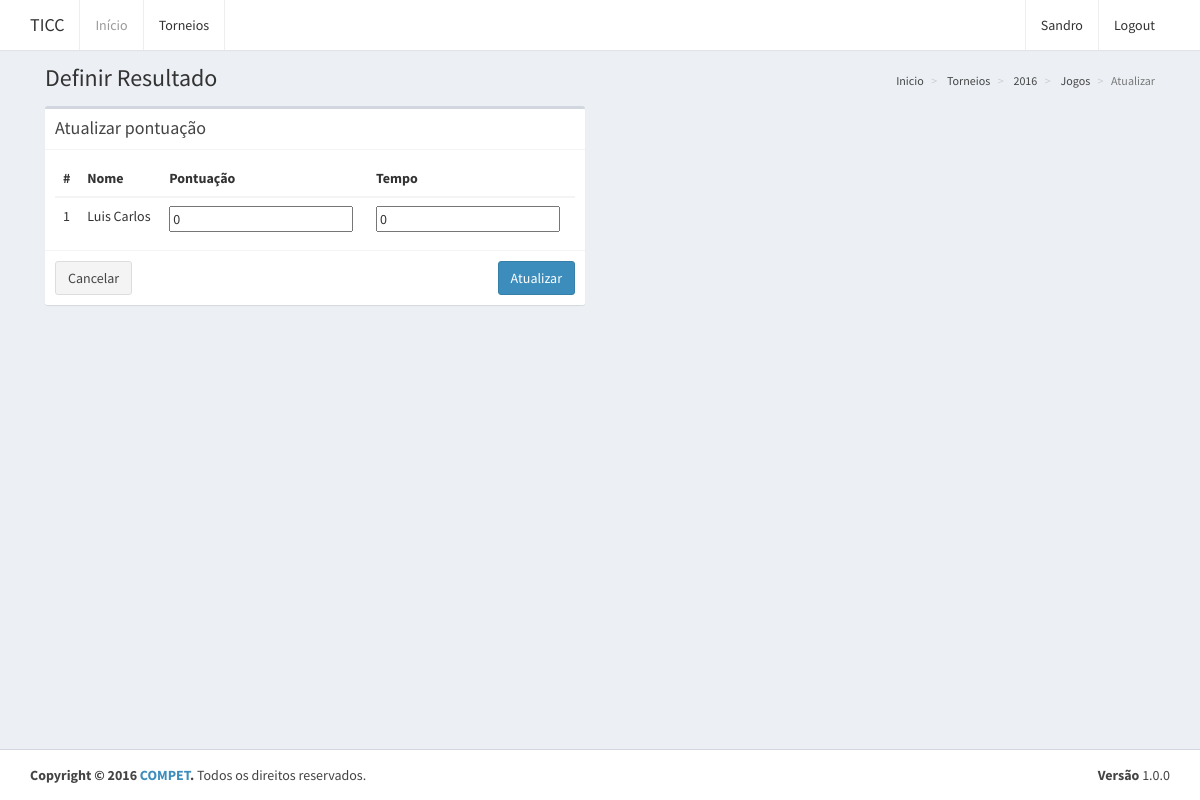
The page /pontuacao/1 (signed in) on the database its author committed.
### website/models.py (models this page shows, shortened)
class Torneio(models.Model):
	sede = models.ForeignKey(Campus, on_delete=models.CASCADE, default=None)
	responsavel = models.ForeignKey(User)
	inicio = models.DateField()
	termino = models.DateField()
	def __str__(self):
		return str(self.inicio.year)

class Pontuacao(models.Model):
	jogo = models.ForeignKey(Jogo, on_delete=models.CASCADE, related_name="pontuacao")
	participante = models.ForeignKey(User, on_delete=models.CASCADE)
	pontos = models.IntegerField(default=0)
	tempo = models.IntegerField(default=0)

### website/views.py (the view, shortened to what this page needs)
# urls.py: url(r'pontuacao/(?P<pkJogo>[0-9]+)$', views.pontuacao_atualizar),
@permission_required('user.is_staff')
@login_required()
def pontuacao_atualizar(request, pkJogo):
	jogo = get_object_or_404(Jogo, pk=pkJogo)
	context = {
		'jogo': jogo,
		'breadcrumb': [
			{'nome': 'Inicio', 'link': '/'},
			{'nome': 'Torneios', 'link': '/torneios'},
			{'nome': jogo.competicao.torneio, 'link': '/torneios/' + str(jogo.competicao.torneio.pk)},
			{'nome': 'Jogos', 'link': '/competicoes/' + str(jogo.competicao.pk)},
			{'nome': 'Atualizar'},
		]
	}
	return render(request, 'pontuacao-atualizar.html', context)

### templates/pontuacao-atualizar.html (shortened to what this page needs)
{% extends "base.html" %}
{% block content-title %}
    Definir Resultado
{% endblock content-title %}
{% block breadcrumb %}
    {% include "breadcrumb.html" %}
{% endblock breadcrumb %}
{% block content %}
	<div class="row">
		<div class="col-md-6">
		    <div class="box">
		    	<form method="POST" action="/pontuacao/{{ jogo.pk }}">
			        <div class="box-header with-border">
			            <h3 class="box-title">Atualizar pontuação</h3>
			        </div>
			        <div class="box-body">
			            <table class="table datatables">
			                <thead>
			                    <tr>
			                        <th>#</th>
			                        <th>Nome</th>
			                        <th>Pontuação</th>
			                        <th>Tempo</th>
			                    </tr>
			                </thead>
			                <tbody>
			                    {% for pontuacao in jogo.pontuacao.all %}
					                <tr>
					                    <td>{{ forloop.counter }}</td>
					                    <td>{{ pontuacao.participante.get_full_name }}</td>
					                    <td>
					                    	<input type="text" name="{{ pontuacao.pk }}" value="{{ pontuacao.pontos }}">
					                    </td>
					                    <td>
					                    	<input type="text" name="{{ pontuacao.pk }}" value="{{ pontuacao.tempo }}">
					                    </td>
					                </tr>
					            {% endfor %}
			                </tbody>
			            </table>
			        </div>
			        <div class="box-footer">
			        	<a href="/jogos/{{ jogo.pk }}" class="btn btn-default">Cancelar</a>
			            <button type="submit" class="btn btn-primary pull-right">Atualizar</button>
			        </div>
		    	</form>
		    </div>
		</div>
	</div>
{% endblock content %}

### templates/header.html (shortened to what this page needs)
<header class="main-header">
    <nav class="navbar navbar-static-top">
        <div class="container">
            <div class="navbar-header">
                <a href="/" class="navbar-brand">TICC</a>
            </div>
            <div class="collapse navbar-collapse pull-left" id="navbar-collapse">
                <ul class="nav navbar-nav">
                    <li class="active">
                        <a href="/">Início</a></li>
                    <li>
                        <a href="/torneios">Torneios</a>
                    </li>
                </ul>
            </div>
            <div class="navbar-custom-menu">
                <ul class="nav navbar-nav">
                    {% if user.is_authenticated %}
                        <li>
                            <a href="#" title="">{{ user.first_name }}</a>
                        </li>
                        <li>
                            <a href="/logout">Logout</a>
                        </li>
                    {% else %}
                        <li><a href="/login">Login</a></li>
                    {% endif %}
                </ul>
            </div>
        </div>
    </nav>
</header>

### templates/breadcrumb.html
<ol class="breadcrumb">
    {% for item in breadcrumb %}
        {% if item.link %}
            <li>
                <a href="{{ item.link }}">{{ item.nome }}</a>
            </li>
        {% else %}
            <li class="active">{{ item.nome }}</li>
        {% endif %}
    {% endfor %}
</ol>

### rows shown on the page
Torneio: nome "2016"
Pontuacao: participante.get_full_name "Luis Carlos", pontos "0", tempo "0"

### other values the page prints
{{ user.first_name }} "Sandro"
{{ item.nome }} "Inicio" "Torneios" "Jogos"
{{ item.nome }} "Atualizar"
